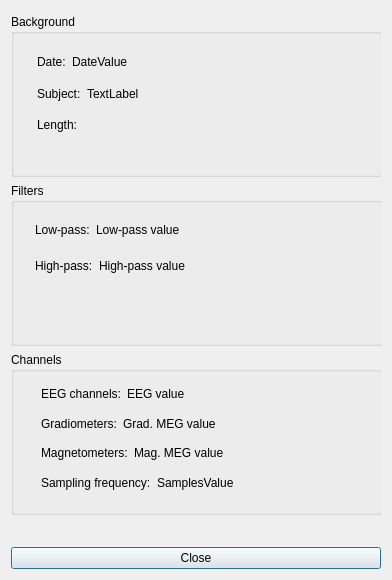
<?xml version="1.0" encoding="UTF-8"?>
<ui version="4.0">
 <class>infoDialog</class>
 <widget class="QDialog" name="infoDialog">
  <property name="geometry">
   <rect>
    <x>0</x>
    <y>0</y>
    <width>392</width>
    <height>580</height>
   </rect>
  </property>
  <property name="sizePolicy">
   <sizepolicy hsizetype="Preferred" vsizetype="Preferred">
    <horstretch>0</horstretch>
    <verstretch>0</verstretch>
   </sizepolicy>
  </property>
  <property name="windowTitle">
   <string>Measurement info</string>
  </property>
  <layout class="QVBoxLayout" name="verticalLayout_6">
   <item>
    <widget class="QScrollArea" name="scrollArea">
     <property name="frameShape">
      <enum>QFrame::NoFrame</enum>
     </property>
     <property name="widgetResizable">
      <bool>true</bool>
     </property>
     <widget class="QWidget" name="scrollAreaWidgetContents">
      <property name="geometry">
       <rect>
        <x>0</x>
        <y>0</y>
        <width>374</width>
        <height>525</height>
       </rect>
      </property>
      <property name="minimumSize">
       <size>
        <width>369</width>
        <height>504</height>
       </size>
      </property>
      <widget class="QWidget" name="layoutWidget">
       <property name="geometry">
        <rect>
         <x>0</x>
         <y>3</y>
         <width>371</width>
         <height>501</height>
        </rect>
       </property>
       <layout class="QVBoxLayout" name="verticalLayout_5">
        <item>
         <layout class="QVBoxLayout" name="verticalLayout">
          <item>
           <widget class="QGroupBox" name="metaBox">
            <property name="title">
             <string>Background</string>
            </property>
            <widget class="QWidget" name="layoutWidget">
             <property name="geometry">
              <rect>
               <x>26</x>
               <y>35</y>
               <width>271</width>
               <height>89</height>
              </rect>
             </property>
             <layout class="QVBoxLayout" name="verticalLayout_2">
              <item>
               <layout class="QGridLayout" name="gridLayout_3">
                <item row="0" column="0">
                 <widget class="QLabel" name="labelDate">
                  <property name="text">
                   <string>Date:</string>
                  </property>
                 </widget>
                </item>
                <item row="0" column="1">
                 <widget class="QLabel" name="labelDateValue">
                  <property name="sizePolicy">
                   <sizepolicy hsizetype="Expanding" vsizetype="Preferred">
                    <horstretch>0</horstretch>
                    <verstretch>0</verstretch>
                   </sizepolicy>
                  </property>
                  <property name="text">
                   <string>DateValue</string>
                  </property>
                 </widget>
                </item>
               </layout>
              </item>
              <item>
               <layout class="QHBoxLayout" name="horizontalLayout">
                <item>
                 <widget class="QLabel" name="labelSubject">
                  <property name="text">
                   <string>Subject:</string>
                  </property>
                 </widget>
                </item>
                <item>
                 <widget class="QLabel" name="labelSubjectValue">
                  <property name="sizePolicy">
                   <sizepolicy hsizetype="Expanding" vsizetype="Preferred">
                    <horstretch>0</horstretch>
                    <verstretch>0</verstretch>
                   </sizepolicy>
                  </property>
                  <property name="text">
                   <string>TextLabel</string>
                  </property>
                 </widget>
                </item>
               </layout>
              </item>
              <item>
               <layout class="QHBoxLayout" name="horizontalLayout_8">
                <item>
                 <widget class="QLabel" name="labelLength">
                  <property name="text">
                   <string>Length:</string>
                  </property>
                 </widget>
                </item>
                <item>
                 <widget class="QLabel" name="labelLengthValue">
                  <property name="sizePolicy">
                   <sizepolicy hsizetype="Expanding" vsizetype="Preferred">
                    <horstretch>0</horstretch>
                    <verstretch>0</verstretch>
                   </sizepolicy>
                  </property>
                  <property name="text">
                   <string/>
                  </property>
                 </widget>
                </item>
               </layout>
              </item>
             </layout>
            </widget>
           </widget>
          </item>
          <item>
           <widget class="QGroupBox" name="filtersBox">
            <property name="title">
             <string>Filters</string>
            </property>
            <widget class="QWidget" name="layoutWidget">
             <property name="geometry">
              <rect>
               <x>24</x>
               <y>32</y>
               <width>272</width>
               <height>65</height>
              </rect>
             </property>
             <layout class="QVBoxLayout" name="verticalLayout_3">
              <item>
               <layout class="QHBoxLayout" name="horizontalLayout_3">
                <item>
                 <widget class="QLabel" name="labelLow">
                  <property name="lineWidth">
                   <number>1</number>
                  </property>
                  <property name="text">
                   <string>Low-pass:</string>
                  </property>
                  <property name="scaledContents">
                   <bool>true</bool>
                  </property>
                 </widget>
                </item>
                <item>
                 <widget class="QLabel" name="labelLowValue">
                  <property name="sizePolicy">
                   <sizepolicy hsizetype="Expanding" vsizetype="Preferred">
                    <horstretch>0</horstretch>
                    <verstretch>0</verstretch>
                   </sizepolicy>
                  </property>
                  <property name="text">
                   <string>Low-pass value</string>
                  </property>
                 </widget>
                </item>
               </layout>
              </item>
              <item>
               <layout class="QHBoxLayout" name="horizontalLayout_2">
                <item>
                 <widget class="QLabel" name="labelHigh">
                  <property name="text">
                   <string>High-pass:</string>
                  </property>
                 </widget>
                </item>
                <item>
                 <widget class="QLabel" name="labelHighValue">
                  <property name="sizePolicy">
                   <sizepolicy hsizetype="Expanding" vsizetype="Preferred">
                    <horstretch>0</horstretch>
                    <verstretch>0</verstretch>
                   </sizepolicy>
                  </property>
                  <property name="text">
                   <string>High-pass value</string>
                  </property>
                 </widget>
                </item>
               </layout>
              </item>
             </layout>
            </widget>
           </widget>
          </item>
          <item>
           <widget class="QGroupBox" name="channelsBox">
            <property name="title">
             <string>Channels</string>
            </property>
            <widget class="QWidget" name="layoutWidget">
             <property name="geometry">
              <rect>
               <x>30</x>
               <y>30</y>
               <width>261</width>
               <height>112</height>
              </rect>
             </property>
             <layout class="QVBoxLayout" name="verticalLayout_4">
              <item>
               <layout class="QHBoxLayout" name="horizontalLayout_4">
                <item>
                 <widget class="QLabel" name="labelEEG">
                  <property name="text">
                   <string>EEG channels:</string>
                  </property>
                 </widget>
                </item>
                <item>
                 <widget class="QLabel" name="labelEEGValue">
                  <property name="sizePolicy">
                   <sizepolicy hsizetype="Expanding" vsizetype="Preferred">
                    <horstretch>0</horstretch>
                    <verstretch>0</verstretch>
                   </sizepolicy>
                  </property>
                  <property name="text">
                   <string>EEG value</string>
                  </property>
                 </widget>
                </item>
               </layout>
              </item>
              <item>
               <layout class="QHBoxLayout" name="horizontalLayout_5">
                <item>
                 <widget class="QLabel" name="labelGradMEG">
                  <property name="text">
                   <string>Gradiometers:</string>
                  </property>
                 </widget>
                </item>
                <item>
                 <widget class="QLabel" name="labelGradMEGValue">
                  <property name="sizePolicy">
                   <sizepolicy hsizetype="Expanding" vsizetype="Preferred">
                    <horstretch>0</horstretch>
                    <verstretch>0</verstretch>
                   </sizepolicy>
                  </property>
                  <property name="text">
                   <string>Grad. MEG value</string>
                  </property>
                 </widget>
                </item>
               </layout>
              </item>
              <item>
               <layout class="QHBoxLayout" name="horizontalLayout_6">
                <item>
                 <widget class="QLabel" name="labelMagMEG">
                  <property name="text">
                   <string>Magnetometers:</string>
                  </property>
                 </widget>
                </item>
                <item>
                 <widget class="QLabel" name="labelMagMEGValue">
                  <property name="sizePolicy">
                   <sizepolicy hsizetype="Expanding" vsizetype="Preferred">
                    <horstretch>0</horstretch>
                    <verstretch>0</verstretch>
                   </sizepolicy>
                  </property>
                  <property name="text">
                   <string>Mag. MEG value</string>
                  </property>
                 </widget>
                </item>
               </layout>
              </item>
              <item>
               <layout class="QHBoxLayout" name="horizontalLayout_7">
                <item>
                 <widget class="QLabel" name="labelSamples">
                  <property name="text">
                   <string>Sampling frequency:</string>
                  </property>
                 </widget>
                </item>
                <item>
                 <widget class="QLabel" name="labelSamplesValue">
                  <property name="sizePolicy">
                   <sizepolicy hsizetype="Expanding" vsizetype="Preferred">
                    <horstretch>0</horstretch>
                    <verstretch>0</verstretch>
                   </sizepolicy>
                  </property>
                  <property name="text">
                   <string>SamplesValue</string>
                  </property>
                 </widget>
                </item>
               </layout>
              </item>
             </layout>
            </widget>
           </widget>
          </item>
         </layout>
        </item>
       </layout>
      </widget>
     </widget>
    </widget>
   </item>
   <item>
    <widget class="QPushButton" name="ButtonClose">
     <property name="text">
      <string>Close</string>
     </property>
    </widget>
   </item>
  </layout>
 </widget>
 <resources/>
 <connections/>
</ui>
